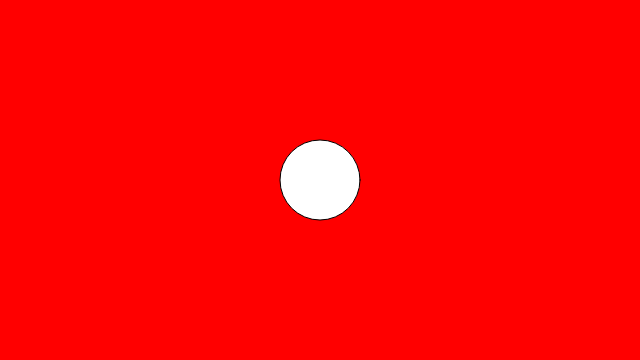
Frame 1 (no input)
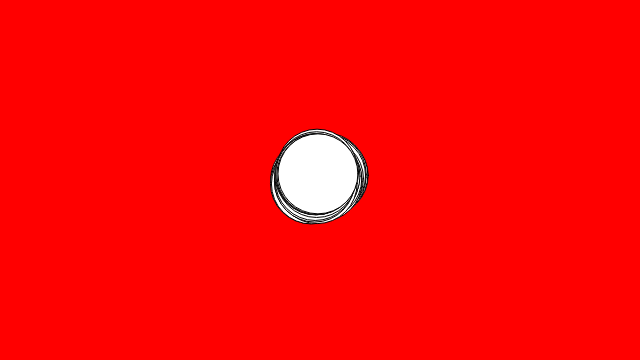
Frame 60 (no input)
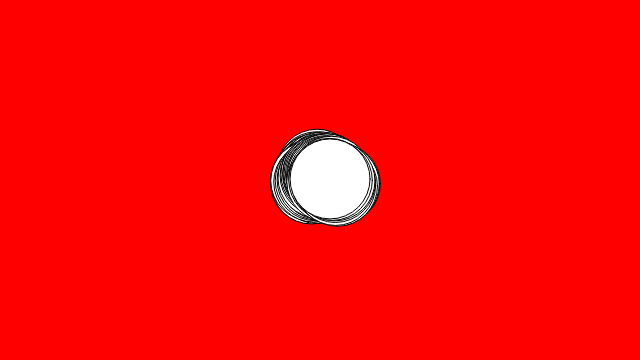
Frame 120 (the mouse pressed at the canvas centre since frame 60)

The p5.js sketch that drew these frames (run headless with seeded random() and noise() and a simulated clock; from frame 60 on, the mouse is pressed at the canvas centre):

// p5.js sketch
// ── sketch.js
var x;
var y;
var circleSize = 80;

function setup() {
  createCanvas(640, 360);
  x = width / 2;
  y = height / 2;
  background(255, 0, 0);
}

function draw() {

  ellipse(x, y, circleSize);

  x = x + random(-3, 3);
  y = y + random(-3, 3);

}
